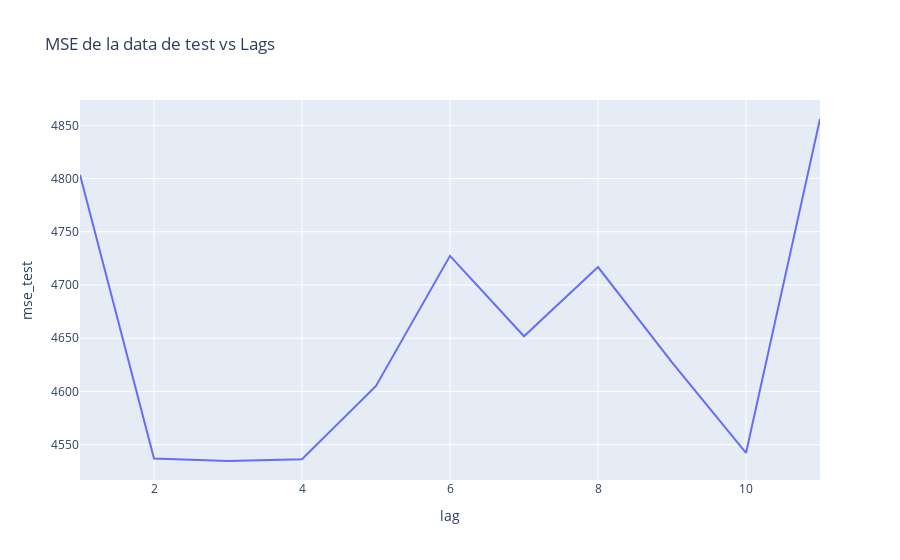

The notebook cell this image was saved under:
### Code cell
fig_mse = px.line(
    df_pruebas, x="lag", y="mse_test", title="MSE de la data de test vs Lags"
)

fig_mse.show()

### Figure 1 — Plotly figure (JSON) as saved in the notebook; plotly's stock layout.template omitted (floating-point values rounded to 4 significant figures)
{"data": [{"hovertemplate": "lag=%{x}<br>mse_test=%{y}<extra></extra>", "legendgroup": "", "line": {"color": "#636efa", "dash": "solid"}, "marker": {"symbol": "circle"}, "mode": "lines", "name": "", "orientation": "v", "showlegend": false, "type": "scatter", "x": [1, 2, 3, 4, 5, 6, 7, 8, 9, 10, 11], "xaxis": "x", "y": [4803.0, 4537.0, 4535.0, 4536.0, 4605.0, 4727.0, 4652.0, 4717.0, 4627.0, 4542.0, 4856.0], "yaxis": "y"}], "layout": {"legend": {"tracegroupgap": 0}, "title": {"text": "MSE de la data de test vs Lags"}, "xaxis": {"anchor": "y", "domain": [0, 1], "title": {"text": "lag"}}, "yaxis": {"anchor": "x", "domain": [0, 1], "title": {"text": "mse_test"}}}}
